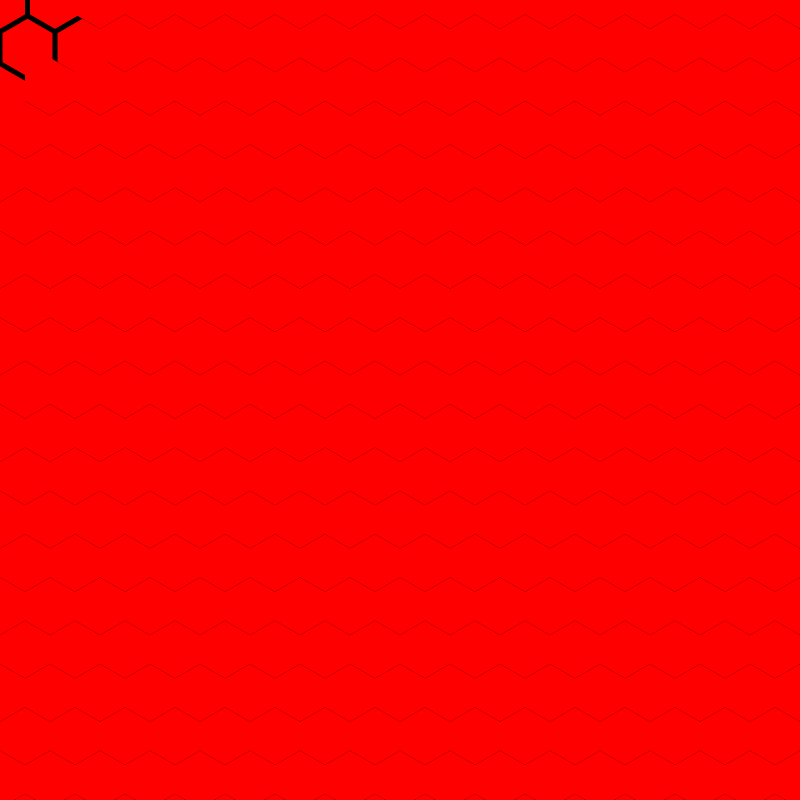
Frame 1 (no input)
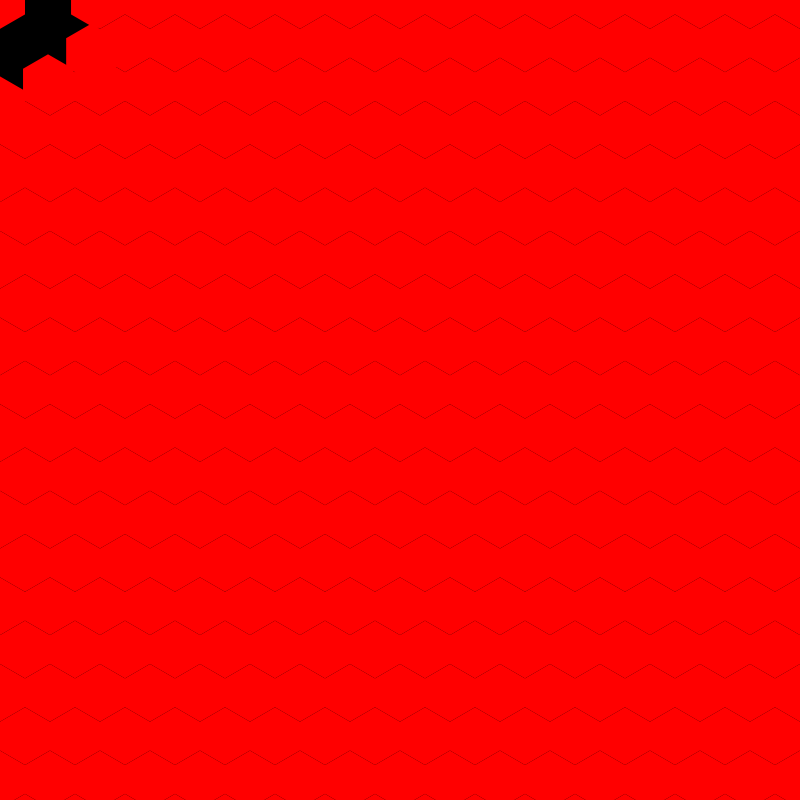
Frame 60 (the mouse pressed at the canvas centre just before this capture)
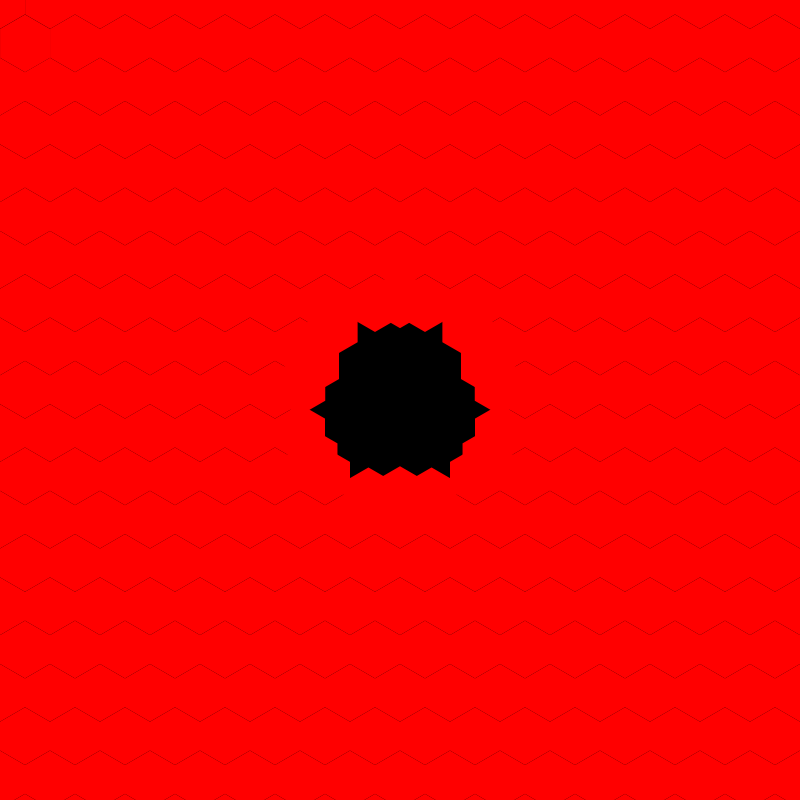
Frame 120 (the mouse held since frame 60 and released just before this capture)

The Processing sketch that drew these frames (run headless with seeded random() and noise(); from frame 60 on, the mouse is pressed at the canvas centre):

// Processing sketch: Hexagons_Avoid_Mouse
// ── Hexagons_Avoid_Mouse.pde
Hexagono[][] hexagono;

void setup()
{
  size(800, 800);
  
  hexagono = new Hexagono[20][20];
  
  for(int row=0; row<20; row++)
  {
    for(int col=0; col<20; col++)
    {
      hexagono[col][row] = new Hexagono(col, row, 50);
      
      hexagono[col][row].draw();
    }
  }
}

void draw()
{
  background(0);
  
  for(int row=0; row<20; row++)
  {
    for(int col=0; col<20; col++)
    {
      hexagono[col][row].update();
      hexagono[col][row].draw();
    }
  }
}
// ── Hexagono.pde
class Hexagono
{
  float lado, altura;
  // LADO E ALTURA SE REFEREM AS DIMENSOES DOS 6 TRIANGULOS QUE COMPOEM O HEXAGONO
  PVector posicao = new PVector(0, 0);
  PVector posicaoOriginal = new PVector(0, 0);
  PVector cor;
  // A DIMENSAO X CORRESPONDE A 2*ALTURA
  // A DIMENSAO Y CORRESPONDE A 2*LADO
  
  Hexagono(int linha, int coluna, int dimX)
  {
    this.altura = dimX/2;
    this.lado = this.altura/(sqrt(3)/2);
    // h = l*sqrt(3)/2
    // l = h/(sqrt(3)/2)
    this.posicaoOriginal = new PVector(coluna*this.altura*2+(linha%2)*this.altura, linha*1.5*this.lado);
    this.posicao.x = this.posicaoOriginal.x;
    this.posicao.y = this.posicaoOriginal.y;
    
    this.cor = new PVector(255, 0, 0); 
  }
  
  void SeAfastar(float posX, float posY)
  {
    this.posicao.x -= map((this.posicao.x - posX), -100, 100, 10, -10);
    this.posicao.y -= map((this.posicao.y - posY), -100, 100, 10, -10);
  }
  
  void SeAproximar(float posX, float posY)
  {
    this.posicao.x -= (this.posicao.x - posX)/10.0;
    this.posicao.y -= (this.posicao.y - posY)/10.0;
  }
  
  void update()
  {
    float distanciaPos = dist(mouseX, mouseY, this.posicao.x, this.posicao.y);
    float distanciaPosOriginal = dist(mouseX, mouseY, this.posicaoOriginal.x, this.posicaoOriginal.y);
    
    if(distanciaPos<100 && distanciaPosOriginal<100)
    {
      this.SeAfastar(mouseX, mouseY);
    }
    else
    {
      this.SeAproximar(this.posicaoOriginal.x, this.posicaoOriginal.y);
    }
  }
  
  void draw()
  {
    //stroke(0);
    //strokeWeight(2);
    noStroke();
    fill(this.cor.x, this.cor.y, this.cor.z);
    
    beginShape();
    
    vertex(this.posicao.x+this.lado*cos(PI/6), this.posicao.y+this.lado*sin(PI/6));
    vertex(this.posicao.x+this.lado*cos(PI/2), this.posicao.y+this.lado*sin(PI/2));
    vertex(this.posicao.x+this.lado*cos(5*PI/6), this.posicao.y+this.lado*sin(5*PI/6));
    vertex(this.posicao.x+this.lado*cos(7*PI/6), this.posicao.y+this.lado*sin(7*PI/6));
    vertex(this.posicao.x+this.lado*cos(3*PI/2), this.posicao.y+this.lado*sin(3*PI/2));
    vertex(this.posicao.x+this.lado*cos(11*PI/6), this.posicao.y+this.lado*sin(11*PI/6));
    
    endShape(CLOSE);
  }
}
